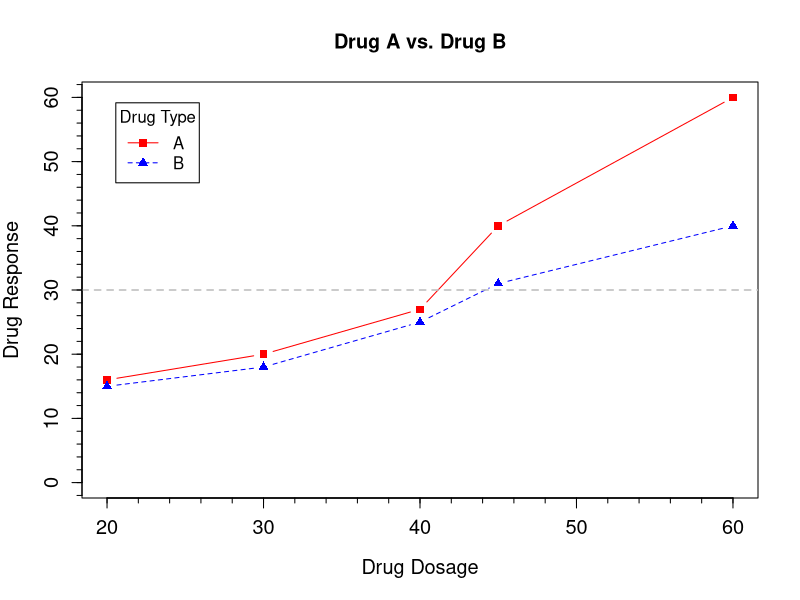
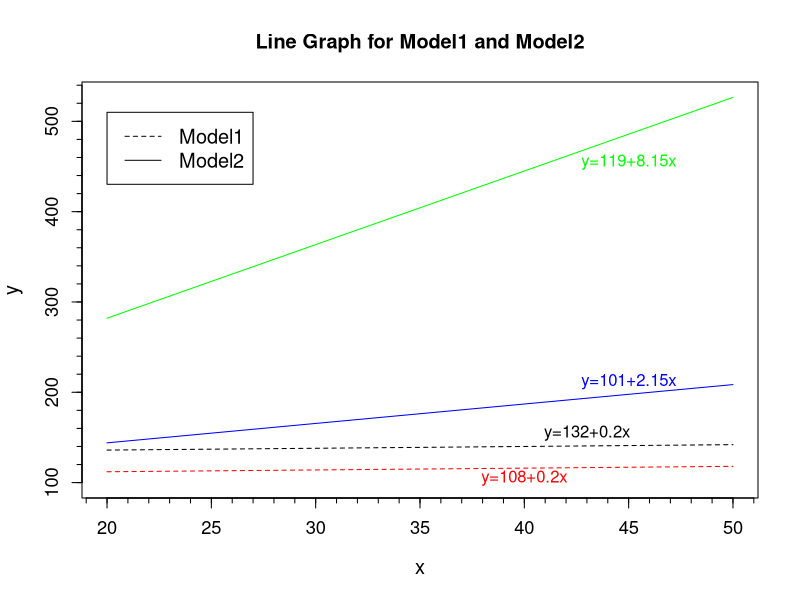
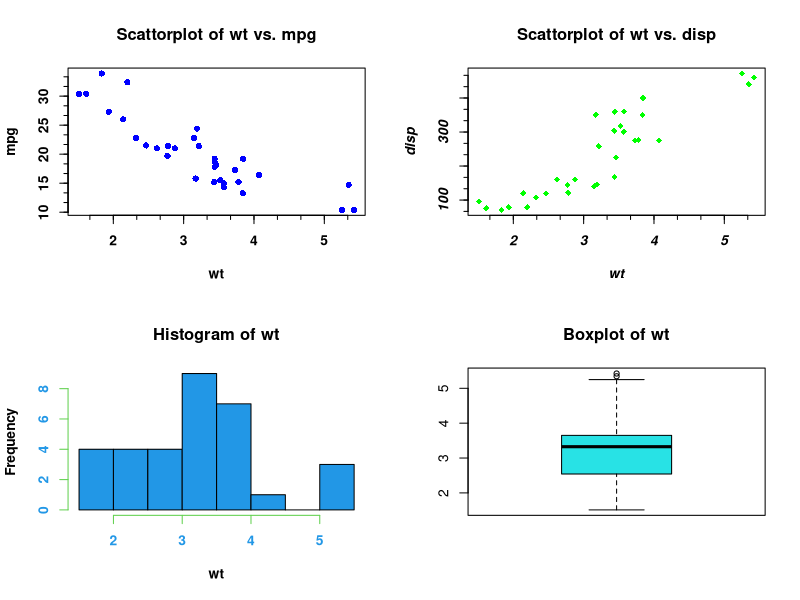
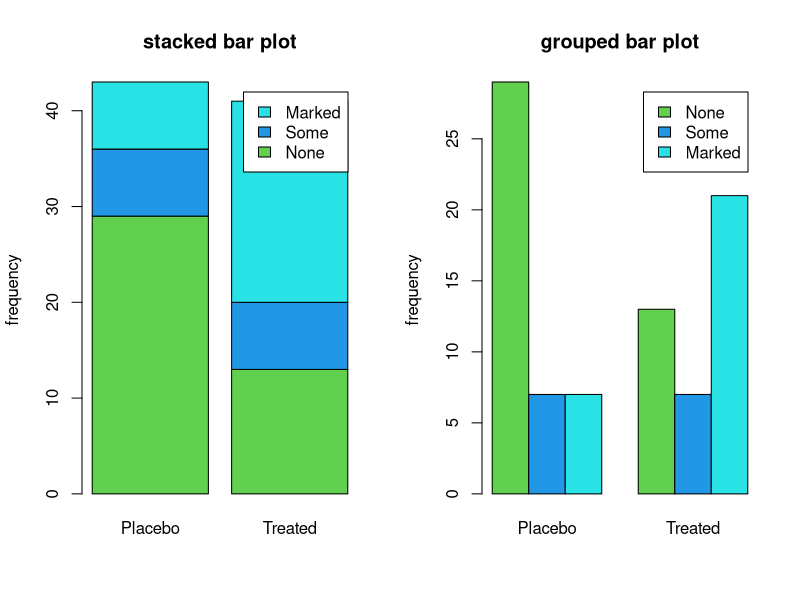
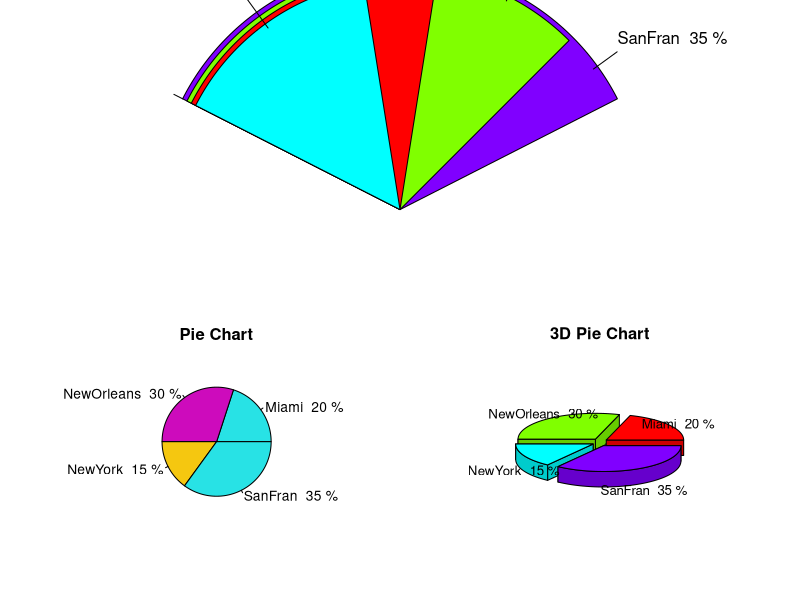
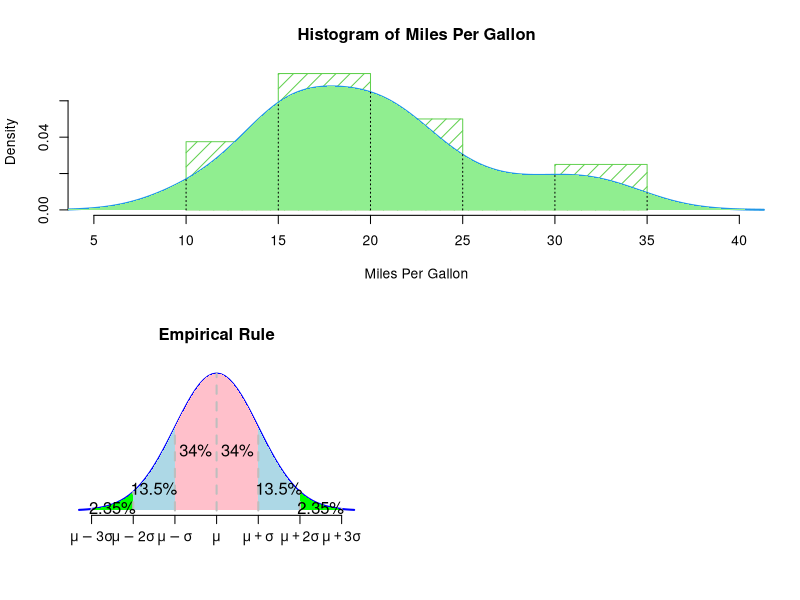
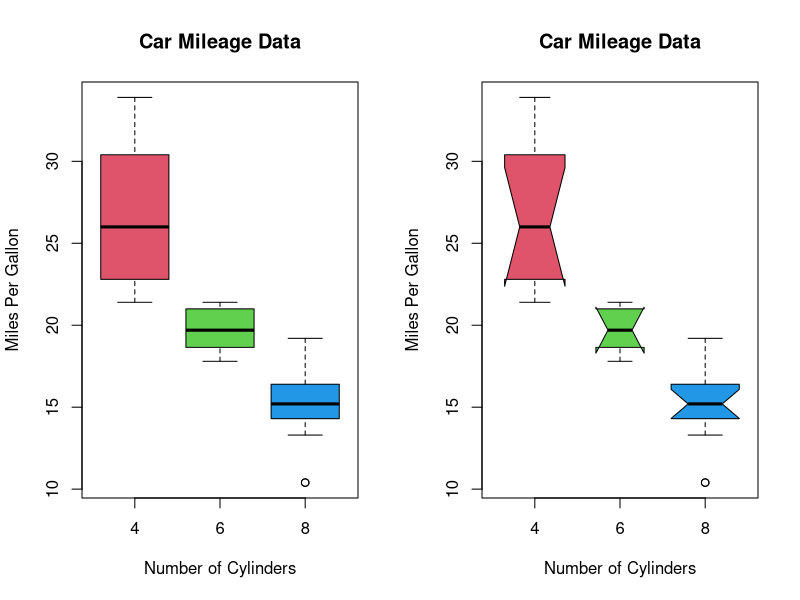

Here is the R script that generated these plots, in order: (Note: this script raises an error after producing the figures.)
## ---- chunk 1
dose <- c(20, 30, 40, 45, 60)
drugA <- c(16, 20, 27, 40, 60)
drugB <- c(15, 18, 25, 31, 40)
plot(x=dose,y=drugA,type="b",lty=1,pch=15,col="red",ylim=c(0,60),
     ylab="Drug Response",xlab="Drug Dosage",cex.lab=1.2,cex.axis=1.2)
lines(dose,drugB,type="b",lty=2,pch=17,col="blue")
abline(h=c(30),lwd=1.5,lty=2,col="gray")
title(main="Drug A vs. Drug B",cex=1.5)
legend("topleft",title="Drug Type",c("A","B"),col=c("red","blue"),
       lty=1:2,pch=c(15,17),inset=0.05)
library(Hmisc)
minor.tick(nx=5, ny=5, tick.ratio=0.5)
## ---- chunk 2
x<-seq(from=20,to=50,by=0.1)
f11<-function(z) 108+0.2*z
f12<-function(z) 132+0.2*z
f21<-function(z) 101+2.15*z
f22<-function(z) 119+8.15*z
plot(x,f11(x),type="n",ylim=c(100,max(f11(x),f12(x),f21(x),f22(x))),
     main ="Line Graph for Model1 and Model2",ylab="y",cex.main=1.2,
     cex.lab=1.2,cex.axis=1.1)
lines(x,f11(x),lty=2,cex=0.5,col="red")
lines(x,f12(x),lty=2,cex=0.5,col="black")
lines(x,f22(x),lty=1,cex=0.5,col="green")
lines(x,f21(x),lty=1,cex=0.5,col="blue")
legend(x=20,y=510,c("Model1","Model2"),lty=2:1,cex=1.2)
text(x=40,y=105,labels="y=108+0.2x",col="red")
text(x=43,y=155,labels="y=132+0.2x",col="black")
text(x=45,y=212,labels="y=101+2.15x",col="blue")
text(x=45,y=455,labels="y=119+8.15x",col="green")
minor.tick(nx=5, ny=5, tick.ratio=0.5)
## ---- chunk 3
attach(mtcars)
par(mfrow=c(2,2))
plot(wt,mpg,main="Scattorplot of wt vs. mpg",col="blue",pch=16,font=2,font.lab=2)
minor.tick(nx=3,ny=3,tick.ratio=0.5)
plot(wt,disp,main="Scattorplot of wt vs. disp",col="green",pch=18,font=4,font.lab=4)
minor.tick(nx=3,ny=3,tick.ratio=0.5)
hist(wt,font=2,font.lab=2,col=12,col.axis=20,fg=19)
boxplot(wt,main="Boxplot of wt",col=21)
## ---- chunk 4
A<-matrix(c(29,13,7,7,7,21),nc=2,byrow = T)
colnames(A)<-c("Placebo","Treated")
rownames(A)<-c("None","Some","Marked")
par(mfrow=c(1,2))
barplot(A,width=0.5,col=c(3,4,5),legend.text = TRUE,space=NULL,
        ylab="frequency",main="stacked bar plot")
barplot(A,width=0.2,col=c(3,4,5),legend.text = TRUE,space=NULL,
        ylab="frequency",beside=TRUE,main="grouped bar plot")
## ---- chunk 5
mat<-matrix(c(1,1,2,3), nrow=2, ncol=2, byrow = TRUE)# three plots, first plot located in (1,1) and (1,2)
layout(mat) #rearrange layout. 
Mi<-rep("Miami",16) 
NO<-rep("NewOrleans",24) 
NY<-rep("NewYork",12) 
SF<-rep("SanFran",28) 
counts<-c(16,24,12,28)
lbs<-c("Miami","NewOrleans","NewYork","SanFran")
lbs2<-paste(lbs,"",round(counts/sum(counts)*100),"%")

#install.packages("plotrix")
library(plotrix)
fan.plot(counts,labels=lbs2,main="Fan Plot",ticks=TRUE)
pie(counts,lbs2,col=13:15,main="Pie Chart",font.main=2)
#pie3D(counts,labels=lbs2,labelcex=0.8,main="3D Pie Chart")#explode: detach
pie3D(counts,labels=lbs2,labelcex=0.8,explode=0.1,main="3D Pie Chart",font.main=2)#explode
## ---- chunk 6
attach(mtcars)
hist(mpg,xlim=c(5,40),probability = TRUE,density=10,col=3,xlab="Miles Per Gallon",
     main="Histogram of Miles Per Gallon")
lines(density(mpg),col=12,lwd=2)
d=density(mpg)
#rug(jitter(mtcars$mpg))
polygon(c(min(d$x), d$x, max(d$x)), c(0, d$y, 0),
        col = "lightgreen", border = NA)
brk<-seq(10,35,5)
ht=NULL
for (i in brk) ht = c(ht, d$y[which.min(abs(d$x - i))])
segments(brk,0,brk,ht,lty=3)
## ---- chunk 7
x<-seq(-3.3,3.3,0.1)
plot(x,dnorm(x),lwd=2,type="l",lty=1,ylab="Density",col="blue",ann=FALSE,axes=FALSE)
i=-3
while(i<=3){
  polygon(c(i,seq(i,i+1,0.01),i+1),c(0,dnorm(seq(i,i+1,0.01)),0),
          col=c("green","lightblue","pink","pink","lightblue","green")[i+4],border=FALSE)
  i<-i+1
} 
brk<-seq(-3,3,1)
segments(brk,0,brk,dnorm(brk),col="gray",lwd=2,lty=2)
for(i in 0.5:2.5){
  text(c(-i,i),dnorm(c(-i,i))/2,labels=rep(c("34%","13.5%","2.35%")[i+0.5],2),cex=1.2)
}
title("Empirical Rule")
axis(side=1,at=seq(-3,3,1),labels=c(expression(mu-paste("3",sigma)),expression(mu-paste("2",sigma)),
expression(mu-sigma),expression(mu),expression(mu+sigma),expression(mu+paste("2",sigma)),expression(mu+paste("3",sigma))))
## ---- chunk 8
par(mfrow=c(1,2))
boxplot(mpg ~ cyl, data=mtcars,main="Car Mileage Data",xlab="Number of Cylinders",
        ylab="Miles Per Gallon",col=2:4)
boxplot(mpg ~ cyl, data=mtcars,main="Car Mileage Data",xlab="Number of Cylinders",
        ylab="Miles Per Gallon",col=2:4,varwidth=TRUE,notch=TRUE)
## ---- chunk 9
X<-rnorm(10000,12,3) #sample X from normal distribution with mean 12 and S.D. 3
#hist(X,col="grey",breaks=100) #histogram of X
Z<-(X-12)/3 #standardization
#hist(Z,xlim=c(-4,4),col="darkred",breaks=100) #histogram of Z

#plot X and Z in the same graph
XZ<-data.frame(X,Z)
library(reshape2)
XZ1<-melt(XZ) #rearrange data
#library(ggplot2)
qplot(x=value,data=XZ1,shape=variable,colour=variable,geom="histogram",bins=100) #plot X and Z
